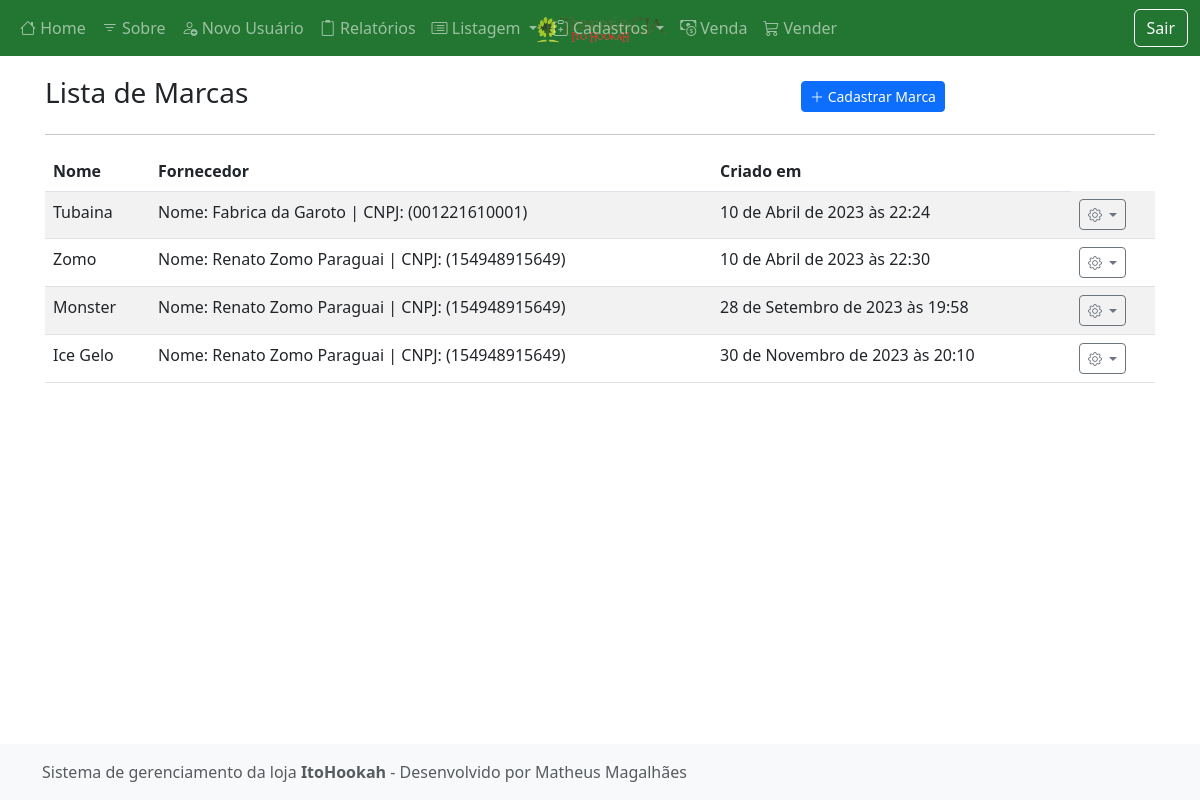
The app's page /listar/marca/ (signed in) with its own data.
### cadastros/models.py (models this page shows, shortened)
class Marca(models.Model):
    nome = models.CharField(max_length=50)
    fornecedor = models.ForeignKey(Fornecedor, on_delete=models.PROTECT)
    cadastrado_em = models.DateTimeField(auto_now_add=True)
    atualizado_em = models.DateTimeField(auto_now=True)

class Fornecedor(models.Model):
    nome = models.CharField(max_length=50)
    telefone = models.CharField(max_length=15, verbose_name="Telefone")
    documento = models.CharField(max_length=18, help_text="Informe o CNPJ")
    cadastrado_em = models.DateTimeField(auto_now_add=True)
    atualizado_em = models.DateTimeField(auto_now=True)
    def __str__(self):
        return f"Nome: {self.nome} | CNPJ: ({self.documento})"

### cadastros/views.py (the view)
# urls.py: path("listar/marca/", MarcaList.as_view(), name="listar-marca"),
class MarcaList(LoginRequiredMixin, ListView):
    model = Marca
    template_name = "cadastros/list/marca.html"

### cadastros/templates/cadastros/list/marca.html (shortened to what this page needs)
{% extends 'paginas/modelo.html' %}
{% load static %}
{% block conteudo %}
<div class="row justify-content-center align-items-center mt-3">
    <div class="col-md-8">
        <h3 class="">Lista de Marcas</h3>
    </div>
    <div class="col-md">
        <a href="{% url 'cadastrar-marca' %}" class="btn btn-primary btn-sm">
            <i class="bi bi-plus-lg"></i>
            Cadastrar Marca
        </a>
    </div>
</div>
<hr>
<div class="table-responsive-lg">
    <table class="table table-striped">
        <thead>
            <tr>
                <th>Nome</th>
                <th>Fornecedor</th>
                <th>Criado em</th>
            </tr>
        </thead>
        <tbody>
            {% for obj in object_list %}
            <tr class="">
                <td>{{ obj.nome }}</td>
                <td>{{ obj.fornecedor }}</td>
                <td>{{ obj.cadastrado_em }}</td>
                <td>
                    <div class="dropdown">
                        <a class="btn btn-sm btn-outline-secondary dropdown-toggle" href="#" role="button"
                            data-bs-toggle="dropdown" aria-expanded="false">
                            <i class="bi bi-gear"></i>
                        </a>
                    </div>
                </td>
            </tr>
            {% empty %}
            <tr>
                <th colspan="100%">Nenhum registro encontrado.</th>
            </tr>
            {% endfor %}
        </tbody>
    </table>
</div>
{% endblock %}

### static/css/estilo.css (style rules this page uses)
.bi { vertical-align: -.125em; fill: currentColor; }

### static/css/dashboard.css (style rules this page uses)
:root { --amarelo-claro: hsl(44, 100%, 58%); --amarelo: hsl(44, 100%, 48%); --amarelo-escuro: hsl(44, 100%, 38%); --azul-claro: hsl(201, 100%, 41%); --azul: hsl(201, 100%, 31%); --azul-escuro: hsl(201, 100%, 21%); --cinza-claro: #F1F1F1; --cinza: #BDBDBD; --cinza-escuro: #525252; --verde-claro: hsl(130, 54%, 50%); --verde: hsl(130, 54%, 40%); --verde-escuro: hsl(130, 54%, 30%); --vermelho-claro: hsl(358, 78%, 55%); --vermelho: hsl(358, 78%, 45%); --vermelho-escuro: hsl(358, 78%, 35%) }

### paginas/templates/paginas/modelo.html (style rules this page uses)
.bi { vertical-align: 0; }

### records on screen
Marca: nome "Tubaina", fornecedor "Nome: Fabrica da Garoto | CNPJ: (001221610001)", cadastrado_em "10 de Abril de 2023 às 22:24"
Marca: nome "Zomo", fornecedor "Nome: Renato Zomo Paraguai | CNPJ: (154948915649)", cadastrado_em "10 de Abril de 2023 às 22:30"
Marca: nome "Monster", fornecedor "Nome: Renato Zomo Paraguai | CNPJ: (154948915649)", cadastrado_em "28 de Setembro de 2023 às 19:58"
Marca: nome "Ice Gelo", fornecedor "Nome: Renato Zomo Paraguai | CNPJ: (154948915649)", cadastrado_em "30 de Novembro de 2023 às 20:10"
